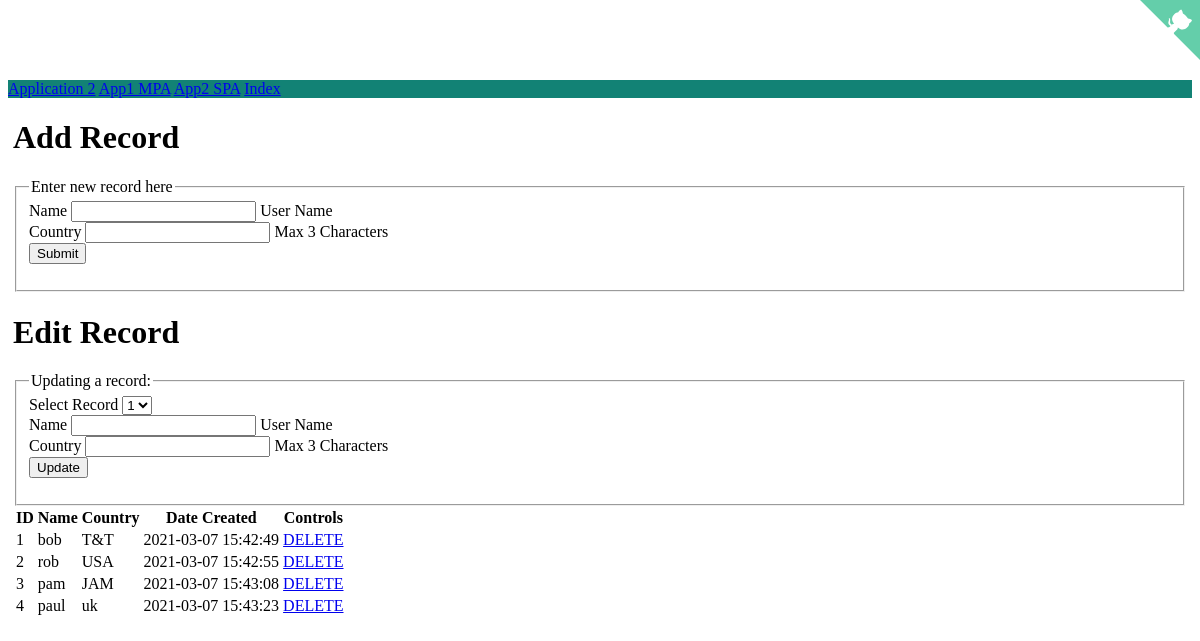
Page /app1 on the earlier database version.
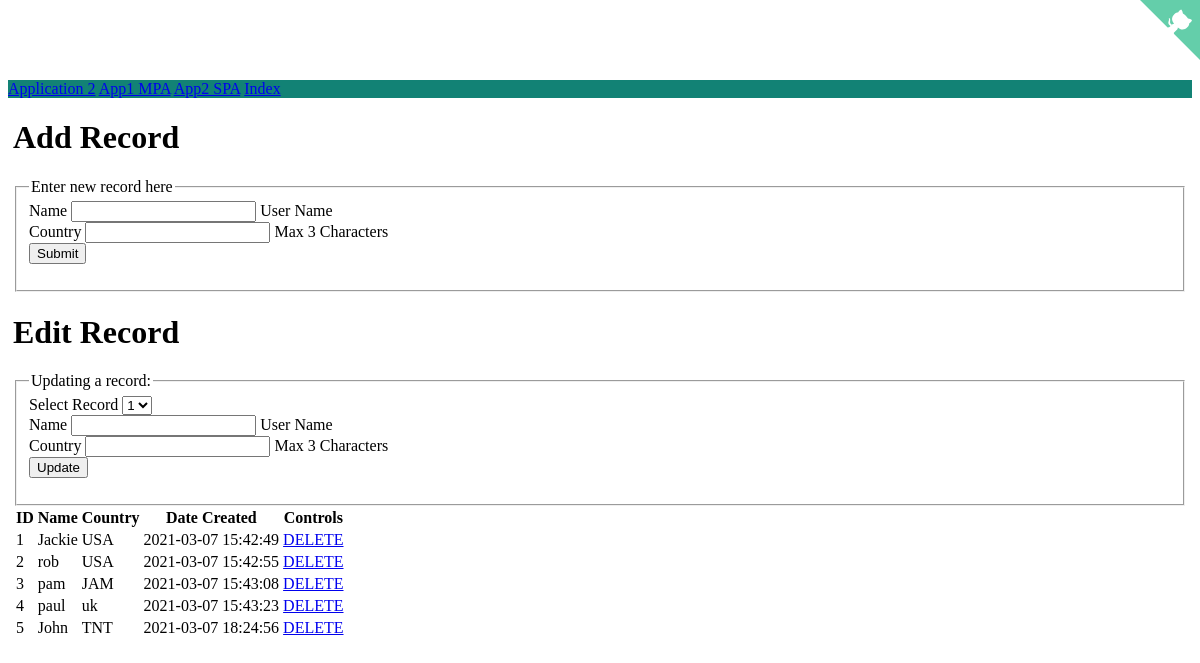
Same page on the later database version.
### main.py (models this page shows, shortened)
class Person(db.Model):
    __tablename__ = 'persons'
    id = Column(Integer, primary_key=True, autoincrement="auto")
    name = Column(String(50), unique=True)
    date_created = Column(DateTime(), server_default=func.now())
    country = Column(String(3), default='TnT')
    def toDict(self):
        return {
            'id': self.id,
            'name': self.name,
            'date_created': self.date_created,
            'country': self.country
        }

### main.py (the view)
@app.route('/app1')
def app1():
    records = Person.query.all()
    records = list(map(lambda object: object.toDict(), records))
    response = jsonify(records)
    return render_template("app1.html", person=None, records=records, host=host)

### templates/app1.html (shortened to what this page needs)
<html lang="en">
    <head>
        <link rel="stylesheet" href="https://unpkg.com/bootstrap-material-design@4.1.1/dist/css/bootstrap-material-design.min.css">
    </head>
    <body>
    <a href="https://github.com/Snickdx/flaskSample" class="github-corner" aria-label="View source on GitHub">
    </a>
        <nav class='navbar navbar-expand-md navbar-dark fixed-top bg-dark'>
            <a class="navbar-brand" href="#">Application 2</a>
            <a href="/app1" role="button" class="btn btn-primary btn-raised active" aria-pressed="true">App1 MPA</a>
            <a href="/app2" role="button" class="btn btn-primary btn-raised">App2 SPA</a>
            <a href="/" role="button" class="btn btn-primary btn-raised">Index</a>
        </nav>
        <div class="container">
            <div class="row">
                <div class="col-sm-4">
                        <div class="row">
                            <div>
                                <h1>Add Record</h1>
                            </div>
                        </div>
                        <div class="row">
                            <fieldset>
                                <legend>Enter new record here</legend>
                                <form method="POST" action="{/persons">
                                  <div class="form-group">
                                    <label for="nameText" class="bmd-label-floating">Name</label>
                                    <input type="text" name="name" class="form-control" id="nameText">
                                    <span class="bmd-help">User Name</span>
                                  </div>
                                  <div class="form-group">
                                    <label for="countryText" class="bmd-label-floating">Country</label>
                                    <input type="text" name="country" maxlength="3" class="form-control" id="countryText">
                                    <span class="bmd-help">Max 3 Characters</span>
                                  </div>
                                  <button type="submit" class="btn btn-primary btn-raised">Submit</button>
                                </form>
                            </fieldset>
                        </div>
                        <div class="row">
                            <h1>Edit Record</h1>
                        </div>
                        <div class="row">
                            <fieldset>
                                <legend>Updating a record:</legend>
                                <form method="POST" action="/persons/update">
                                    <div class="form-group">
                                        <label for="recSelect">Select Record</label>
                                        <select name="id" class="form-control">
                                            {% for user in records %}
                                                <option>{{user.id}}</option>
                                            {% endfor %}
                                        </select>
                                    </div>
                                    <div class="form-group">
                                        <label for="nameText" class="bmd-label-floating">Name</label>
                                        <input type="text" name="name" class="form-control" value="" id="nameText">
                                        <span class="bmd-help">User Name</span>
                                    </div>
                                    <div class="form-group">
                                        <label for="countryText" class="bmd-label-floating">Country</label>
                                        <input type="text" name="country" maxlength="3" value="" class="form-control"
                                            id="countryText">
                                        <span class="bmd-help">Max 3 Characters</span>
                                    </div>
                                        <button type="submit" class="btn btn-primary btn-raised">Update</button>
                                </form>
                            </fieldset>
                        </div>
                </div>
                <div class="col-sm-8">
                    <table class="table table-striped table-hover">
                        <thead class="thead-dark">
                            <tr>
                                <th>ID</th><th>Name</th><th>Country</th><th>Date Created</th><th>Controls</th>
                            </tr>
                        </thead>
                        <tbody>
                            {% for user in records %}
                            <tr>
                                <td>{{user.id}}</td>
                                <td>{{user.name}}</td>
                                <td>{{user.country}}</td>
                                <td>{{user.date_created}}</td>
                                <td>
                                    <a class="btn btn-primary" href="/persons/delete/{{user.id}}">DELETE</a>
                                </td>
                            </tr>
                            {% endfor %}
                        </tbody>
                    </table>
                </div>
            </div>
        </div>
    </body>
</html>

### templates/app1.html (style rules this page uses)
body { min-height: 75rem; padding-top: 4.5rem; }
.bg-dark { background-color: #128275!important; }
.container { padding-left:5px; padding-right:5px; }

Differences in the rows shown:
changed Person id 1: name "bob" → "Jackie"; country "T&T" → "USA"
added Person: id "5", name "John", country "TNT", date_created "2021-03-07 18:24:56"
